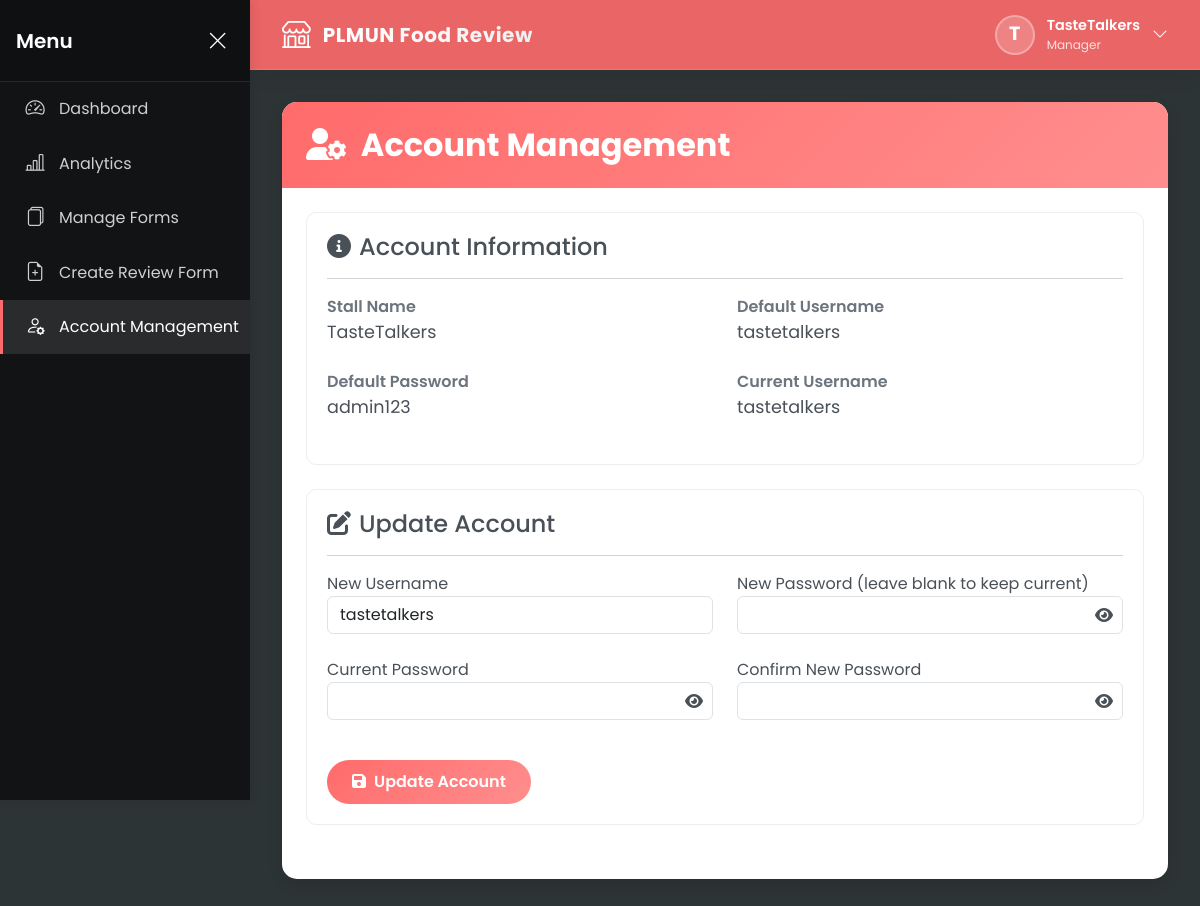
The app's page /stall_admin/account_management.php (signed in) with its own data.
### tables this page shows
CREATE TABLE `food_stalls` (
  `id` int(11) NOT NULL,
  `stall_name` varchar(100) NOT NULL,
  `description` text DEFAULT NULL,
  `username` varchar(50) NOT NULL,
  `password` varchar(255) NOT NULL,
  `created_at` timestamp NOT NULL DEFAULT current_timestamp()
);

### stall_admin/account_management.php (the view, shortened to what this page needs)
<?php
require_once('../config/db_config.php');
$stall_id = $_SESSION["stall_id"];
$stmt = $conn->prepare("SELECT stall_name, description, username, password FROM food_stalls WHERE id = ?");
$stmt->bind_param("i", $stall_id);
$stmt->execute();
$result = $stmt->get_result();
$stall = $result->fetch_assoc();
$default_username = strtolower(str_replace(' ', '', $stall["stall_name"]));
$default_password = "admin123";
?>
<!DOCTYPE html>
<html lang="en">
<head>
    <link href="https://cdn.jsdelivr.net/npm/bootstrap@5.3.0/dist/css/bootstrap.min.css" rel="stylesheet">
    <link rel="stylesheet" href="https://cdnjs.cloudflare.com/ajax/libs/font-awesome/6.0.0/css/all.min.css">
    <link rel="stylesheet" href="../components/index.css">
</head>
<body>
    <?php include('../includes/sidebar.php'); ?>
    <?php include('../includes/topbar.php'); ?>
    <div class="main-content">
        <div class="dashboard-card">
            <div class="dashboard-header">
                <h2 class="dashboard-title"><i class="fas fa-user-cog me-2"></i> Account Management</h2>
            </div>
            <div class="p-4">
                <div class="account-info-card mb-4">
                    <h4><i class="fas fa-info-circle me-2"></i>Account Information</h4>
                    <hr>
                    <div class="row">
                        <div class="col-md-6">
                            <div class="form-group">
                                <label class="info-label">Stall Name</label>
                                <p class="info-value"><?= htmlspecialchars($stall["stall_name"]) ?></p>
                            </div>
                        </div>
                        <div class="col-md-6">
                            <div class="form-group">
                                <label class="info-label">Default Username</label>
                                <p class="info-value"><?= $default_username ?></p>
                            </div>
                        </div>
                        <div class="col-md-6">
                            <div class="form-group">
                                <label class="info-label">Default Password</label>
                                <p class="info-value"><?= $default_password ?></p>
                            </div>
                        </div>
                        <div class="col-md-6">
                            <div class="form-group">
                                <label class="info-label">Current Username</label>
                                <p class="info-value"><?= htmlspecialchars($stall["username"]) ?></p>
                            </div>
                        </div>
                    </div>
                </div>
                <div class="account-info-card">
                    <h4><i class="fas fa-edit me-2"></i>Update Account</h4>
                    <hr>
                    <form method="POST" action="account_management.php">
                        <div class="row">
                            <div class="col-md-6">
                                <div class="form-group">
                                    <label for="username">New Username</label>
                                    <input type="text" class="form-control" id="username" name="username"
                                        value="<?= htmlspecialchars($stall["username"]) ?>" required>
                                </div>
                            </div>
                            <div class="col-md-6">
                                <div class="form-group">
                                    <label for="new_password">New Password (leave blank to keep current)</label>
                                    <div class="position-relative">
                                        <input type="password" class="form-control" id="new_password"
                                            name="new_password">
                                        <i class="fas fa-eye password-toggle"
                                            onclick="togglePassword('new_password')"></i>
                                    </div>
                                </div>
                            </div>
                            <div class="col-md-6">
                                <div class="form-group">
                                    <label for="current_password">Current Password</label>
                                    <div class="position-relative">
                                        <input type="password" class="form-control" id="current_password"
                                            name="current_password" required>
                                        <i class="fas fa-eye password-toggle"
                                            onclick="togglePassword('current_password')"></i>
                                    </div>
                                </div>
                            </div>
                            <div class="col-md-6">
                                <div class="form-group">
                                    <label for="confirm_password">Confirm New Password</label>
                                    <div class="position-relative">
                                        <input type="password" class="form-control" id="confirm_password"
                                            name="confirm_password">
                                        <i class="fas fa-eye password-toggle"
                                            onclick="togglePassword('confirm_password')"></i>
                                    </div>
                                </div>
                            </div>
                        </div>
                        <button type="submit" name="update_account" class="btn btn-update mt-3">
                            <i class="fas fa-save me-2"></i>Update Account
                        </button>
                    </form>
                </div>
            </div>
        </div>
    </div>
</body>
</html>

### components/index.css (style rules this page uses)
:root { --primary-color: #ff6b6b; --primary-dark: #e05a5a; --dark-color: #2d3436; --light-color: #f9f9f9; --header-primary: #00674f --sidebar-width: 250px; --sidebar-collapsed-width: 80px; --gradient-primary: linear-gradient(135deg, #ff6b6b 0%, #ff8e8e 100%); }
body { font-family: "Poppins", "Segoe UI", Tahoma, Geneva, Verdana, sans-serif; background: var(--dark-color); color: #495057; overflow-x: hidden; }
.main-content { margin-left: var(--sidebar-width); margin-top: 70px; padding: 2rem; transition: margin-left 0.3s; min-height: calc(100vh - 70px); }
.dashboard-card { background: white; border-radius: 15px; box-shadow: 0 5px 15px rgba(0, 0, 0, 0.1); margin-bottom: 30px; }
.dashboard-header { background: var(--gradient-primary); color: white; padding: 1.5rem; border-radius: 15px 15px 0 0; }
.dashboard-title { font-weight: 700; margin-bottom: 0; }
.account-info-card { border: 1px solid #eee; border-radius: 10px; padding: 20px; margin-bottom: 30px; background: white; }
.info-label { font-weight: 600; color: #6c757d; }
.info-value { font-size: 1.1rem; }
.form-group { margin-bottom: 1.5rem; }
.btn-update { background: var(--gradient-primary); color: white; border: none; border-radius: 50px; padding: 10px 25px; font-weight: 600; }
.password-toggle { cursor: pointer; position: absolute; right: 10px; top: 50%; transform: translateY(-50%); }

### includes/topbar.php (style rules this page uses)
:root { --primary-color: #FF6B6B; --primary-dark: #e05a5a; --dark-color: #2D3436; --sidebar-width: 250px; --sidebar-collapsed-width: 80px; }

### records on screen
food_stalls: stall_name "TasteTalkers", stall_name "tastetalkers", username "tastetalkers"

### other values on screen
$stall_initial "T"
$_SESSION['stall_name'] "TasteTalkers"
$default_password "admin123"
